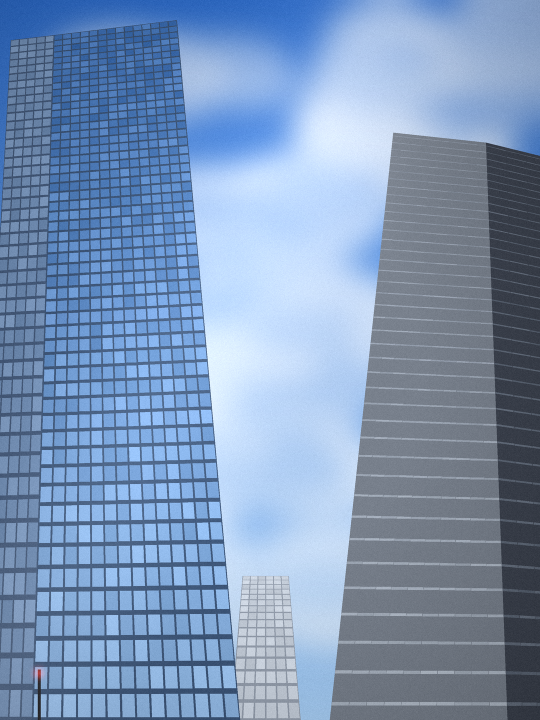
#> input picture carousel/bg/fallback_day.png, 1080 x 1440 px (shown at 1/2 size)
$ python -i render.py   (imports and definitions only)
#> lines starting #> are read from the running program, lines starting #| are printed output that depends on the picture
"""TikTokカルーセル レンダラー
usage: python render.py posts/2026-10-13.json
出力: out/<post_id>/slide_01.png ... (すべて 1080x1440 / 3:4 固定) と caption.txt
"""
import json, os, sys, html, pathlib
from PIL import Image, ImageFilter, ImageEnhance
from playwright.sync_api import sync_playwright

ROOT = pathlib.Path(__file__).parent.resolve()
W, H = 1080, 1440
FONT = ROOT / 'node_modules/@fontsource'


def smoke(src, dst, blur=5, white=0.52):
    """背景にスモーク（ぼかし＋白フィルム）をかける"""
#> called with src = 'bg/fallback_day.png', dst = 'out.png', blur = 5, white = 0.52
    im = Image.open(src).convert('RGB').resize((W, H))
#> im is the input picture: PIL image 1080x1440 RGB; mean R, G, B 124.6, 149.7, 183.5
    im = im.filter(ImageFilter.GaussianBlur(blur))
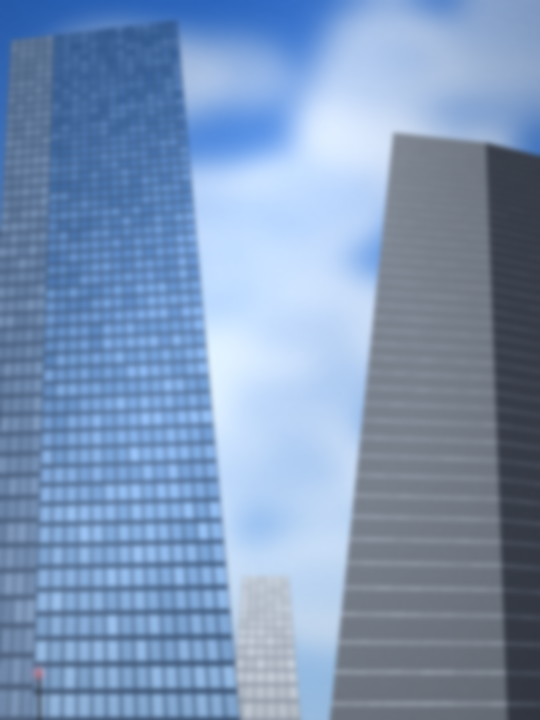
#> im: PIL image 1080x1440 RGB (shown at 1/2 size); mean R, G, B 124.6, 149.6, 183.5
    im = ImageEnhance.Color(im).enhance(0.85)
    im = Image.blend(im, Image.new('RGB', (W, H), (246, 248, 252)), white)
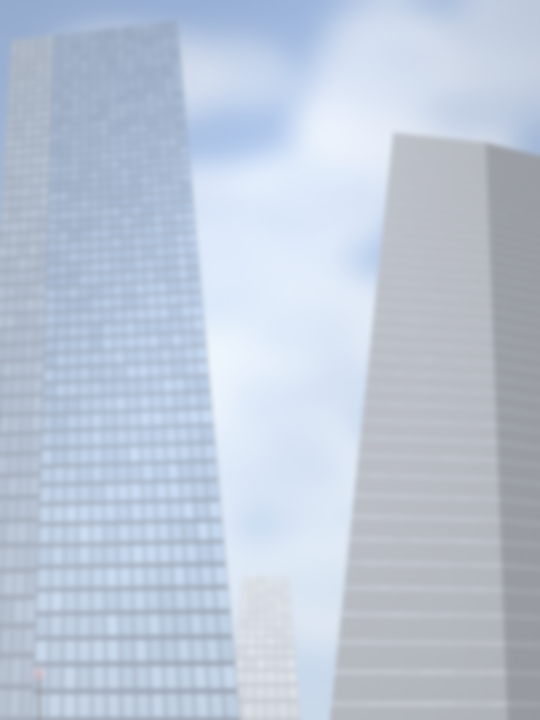
#> im: PIL image 1080x1440 RGB (shown at 1/2 size); mean R, G, B 188.6, 199.8, 215.8
    im.save(dst)
    return dst


def e(s):
    return html.escape(str(s))


BASE_CSS = f"""
@import url('file://{FONT}/m-plus-rounded-1c/800.css');
@import url('file://{FONT}/m-plus-rounded-1c/900.css');
@import url('file://{FONT}/noto-sans-jp/500.css');
@import url('file://{FONT}/noto-sans-jp/700.css');
@import url('file://{FONT}/noto-sans-jp/900.css');
*{{box-sizing:border-box;margin:0;padding:0}}
html,body{{width:{W}px;height:{H}px;overflow:hidden}}
body{{font-family:'Noto Sans JP','Noto Color Emoji',sans-serif;color:#1b1f2e;
  background-size:cover;background-position:center;--k:1;
  -webkit-font-smoothing:antialiased}}
.emo{{font-family:'Noto Color Emoji';font-weight:400}}
:root{{--red:#e8343a;--navy:#14204a;--ink:#1b1f2e;--muted:#6b7280;--line:#e4e7ee}}
"""

COVER_CSS = """
.wrap{position:absolute;inset:0;display:flex;flex-direction:column;align-items:center;
  justify-content:center;gap:64px;padding:0 40px}
.block{display:flex;flex-direction:column;align-items:center}
.line{background:#fff;border-radius:30px;padding:22px 44px 26px;margin-top:-26px;
  font-family:'M PLUS Rounded 1c','Noto Color Emoji';font-weight:900;font-size:96px;
  line-height:1.12;letter-spacing:.01em;white-space:nowrap;color:#111;
  box-shadow:0 10px 30px rgba(0,0,0,.18)}
.line:first-child{margin-top:0}
.line + .line{box-shadow:0 14px 30px rgba(0,0,0,.18)}
"""

CARD_CSS = """
.stack{position:absolute;inset:0;display:flex;flex-direction:column;justify-content:center;
  align-items:center;gap:calc(30px*var(--k));padding:34px 0}
.card{width:932px;background:rgba(255,255,255,.97);border-radius:30px;
  padding:calc(30px*var(--k)) 44px calc(28px*var(--k));
  box-shadow:0 14px 40px rgba(20,32,74,.16),0 0 0 2px rgba(255,255,255,.7) inset}
.brand{display:flex;align-items:baseline;justify-content:center;gap:20px;margin-bottom:calc(8px*var(--k))}
.wm{font-family:'M PLUS Rounded 1c';font-weight:900;font-size:calc(60px*var(--k));
  letter-spacing:.01em;line-height:1}
.tag{font-weight:700;font-size:calc(22px*var(--k));padding:4px 12px;border-radius:8px;
  line-height:1.3}
.name{display:flex;align-items:center;gap:14px;font-family:'M PLUS Rounded 1c','Noto Color Emoji';font-weight:900;
  font-size:calc(42px*var(--k));color:var(--navy);line-height:1.2;margin-bottom:calc(10px*var(--k))}
.name .emo{font-size:calc(40px*var(--k))}
.chips{display:flex;flex-wrap:wrap;gap:10px;margin-bottom:calc(14px*var(--k))}
.chip{font-family:'M PLUS Rounded 1c';font-weight:900;font-size:calc(27px*var(--k));white-space:nowrap;
  border-radius:12px;padding:5px 16px 7px;line-height:1.25}
.chip.prog{background:var(--red);color:#fff}
.chip.dl{background:#fff1f1;color:var(--red);box-shadow:0 0 0 2.5px var(--red) inset}
.chip.sel{background:#e9f8ef;color:#13804a;box-shadow:0 0 0 2.5px #2fae6a inset}
.chip.sel.on{background:#eef2ff;color:#3546a8;box-shadow:0 0 0 2.5px #5b6bd1 inset}
.stats{display:grid;grid-template-columns:1fr 1fr 1fr;align-items:center}
.stat{display:flex;align-items:center;gap:14px;padding:0 6px 0 16px;border-left:2px solid var(--line)}
.stat:first-child{border-left:0;padding-left:0}
.stat .emo{font-size:calc(50px*var(--k));line-height:1}
.lbl{font-weight:700;font-size:calc(23px*var(--k));color:var(--ink);line-height:1.1}
.val{font-family:'M PLUS Rounded 1c';font-weight:900;color:var(--red);
  font-size:calc(56px*var(--k));line-height:1.05;letter-spacing:-.01em;white-space:nowrap}
.val small{font-size:.52em;margin-left:2px}
.val.txt{font-size:calc(44px*var(--k))}
.note{text-align:right;font-size:calc(16.5px*var(--k));color:var(--muted);margin:calc(8px*var(--k)) 0 calc(12px*var(--k));
  font-weight:500;letter-spacing:-.01em}
.hr{height:2px;background:var(--line);margin-bottom:calc(14px*var(--k))}
.h{display:flex;align-items:center;gap:10px;font-family:'M PLUS Rounded 1c','Noto Color Emoji';font-weight:900;
  font-size:calc(34px*var(--k));color:var(--navy);margin-bottom:calc(10px*var(--k))}
.pts{list-style:none;display:flex;flex-direction:column;gap:calc(9px*var(--k))}
.pts li{display:flex;gap:16px;align-items:flex-start;font-weight:500;font-size:calc(25px*var(--k));
  line-height:1.42;color:#262b3a}
.pts li .emo{font-size:calc(28px*var(--k));line-height:1.3;flex:none;width:36px;text-align:center}
"""

DETAIL_CSS = """
.card.detail{width:880px}
.sec{border-radius:20px;padding:calc(16px*var(--k)) 26px calc(18px*var(--k));margin-top:calc(14px*var(--k))}
.sec-h{display:inline-flex;align-items:center;gap:10px;font-family:'M PLUS Rounded 1c','Noto Color Emoji';
  font-weight:900;font-size:calc(30px*var(--k));padding:6px 22px;border-radius:999px;margin-bottom:calc(10px*var(--k))}
.sec.pt{background:#f1f5fd}
.sec.pt .sec-h{background:#dfe8fb;color:#1d3b8a}
.sec.fit{background:#fff4f6}
.sec.fit .sec-h{background:#ffe0e6;color:#b4234a}
.sec.unfit{background:#f2f5fb}
.sec.unfit .sec-h{background:#dde5f5;color:#24418f}
.dots{list-style:none;display:flex;flex-direction:column;gap:calc(6px*var(--k))}
.dots li{display:flex;gap:14px;align-items:flex-start;font-size:calc(25px*var(--k));font-weight:500;line-height:1.42}
.dots li::before{content:'';flex:none;width:11px;height:11px;border-radius:50%;background:#2d56c8;margin-top:calc(14px*var(--k))}
.fingers li::before{display:none}
.fingers li .emo{font-size:calc(27px*var(--k));line-height:1.35}
"""

CTA_CSS = """
.cta{width:900px;text-align:center;padding:56px 54px 50px}
.pr{position:absolute;top:44px;right:44px;background:#1b1f2e;color:#fff;font-weight:700;font-size:24px;
  padding:6px 16px;border-radius:8px}
.cta .kick{font-family:'M PLUS Rounded 1c';font-weight:900;font-size:40px;color:var(--navy);line-height:1.35}
.cta .big{font-family:'M PLUS Rounded 1c';font-weight:900;font-size:74px;line-height:1.18;margin:18px 0 30px;color:#111}
.cta .big em{font-style:normal;color:var(--red);background:linear-gradient(transparent 62%,#ffe066 62%)}
.feat{display:flex;flex-direction:column;gap:18px;text-align:left;margin-bottom:34px}
.feat div{display:flex;gap:18px;align-items:center;background:#f4f7fd;border-radius:18px;padding:18px 24px;
  font-weight:700;font-size:30px;line-height:1.35}
.feat b{flex:none;width:52px;height:52px;border-radius:50%;background:var(--red);color:#fff;
  display:grid;place-items:center;font-family:'M PLUS Rounded 1c';font-weight:900;font-size:30px}
.btn{display:inline-block;background:var(--red);color:#fff;font-family:'M PLUS Rounded 1c','Noto Color Emoji';font-weight:900;
  font-size:36px;padding:24px 44px;border-radius:999px;box-shadow:0 10px 0 #b8242a;white-space:nowrap}
.svc{margin-top:28px;font-size:22px;color:var(--muted);font-weight:500}
"""

FIT_JS = """
() => {
  const b = document.body; let k = 1;
  const over = () => [...document.querySelectorAll('.stack')].some(s => s.scrollHeight > s.clientHeight + 1);
  while (over() && k > 0.72) { k -= 0.01; b.style.setProperty('--k', k.toFixed(2)); }
  // 表紙：1行が横幅からはみ出す場合は文字を縮小
  document.querySelectorAll('.line').forEach(l => {
    let fs = parseFloat(getComputedStyle(l).fontSize);
    while (l.offsetWidth > 990 && fs > 48) { fs -= 2; l.style.fontSize = fs + 'px'; }
  });
  // ラベル（チップ）が2行に折り返す場合は縮小
  document.querySelectorAll('.chips').forEach(c => {
    const chips = [...c.children];
    let fs = parseFloat(getComputedStyle(chips[0]).fontSize);
    const wrapped = () => new Set(chips.map(x => x.offsetTop)).size > 1;
    while (wrapped() && fs > 18) { fs -= 1; chips.forEach(x => x.style.fontSize = fs + 'px'); }
  });
  // ランキング：社名や文字ロゴがはみ出す場合は縮小（文字ロゴは最大幅 300px）
  document.querySelectorAll('.wmk').forEach(w => {
    let fs = parseFloat(getComputedStyle(w).fontSize);
    const t = w.closest('.rtop');
    while ((w.offsetWidth > 250 || (t && t.scrollWidth > t.clientWidth + 1)) && fs > 18) { fs -= 1; w.style.fontSize = fs + 'px'; }
  });
  document.querySelectorAll('.rtop').forEach(t => {
    const r = t.querySelector('.rank');
    let fs = parseFloat(getComputedStyle(r).fontSize);
    while (r.scrollWidth > r.parentElement.clientWidth + 1 && fs > 20) { fs -= 1; r.style.fontSize = fs + 'px'; }
  });
  return k;
}
"""


def emo(s):
    return f'<span class="emo">{e(s)}</span>'


def mixed(text):
    """絵文字と文字が混在する行。絵文字はカラー絵文字フォントで描画される"""
    return e(text)


# [58 lines left out: functions stat_html, card_head, card_html, detail_html, cta_html, not called in this run]


LOGO_DIR = ROOT / 'logos'


UA = {'User-Agent': 'tiktok-carousel/1.0 (https://github.com/syukatsu1209/tiktok-carousel)'}


def _get(url, timeout=20):
    import urllib.request
    return urllib.request.urlopen(urllib.request.Request(url, headers=UA), timeout=timeout).read()


# [89 lines left out: functions wikidata_logo_url, wikidata_search, trim_logo, logo_src, logo_html, not called in this run]


RANK_CSS = """
.stack{position:absolute;inset:0;display:flex;flex-direction:column;justify-content:center;align-items:center;padding:40px 0}
.rcard{width:820px;background:#fff;padding:calc(46px*var(--k)) 52px calc(44px*var(--k));
  box-shadow:0 6px 24px rgba(0,0,0,.10)}
.ritem{position:relative;margin-top:calc(42px*var(--k))}
.ritem:first-child{margin-top:0}
.rtop{display:flex;align-items:center;justify-content:space-between;gap:20px}
.rleft{flex:1;min-width:0}
.rank{display:flex;align-items:center;gap:12px;font-weight:700;font-size:calc(33px*var(--k));line-height:1.5;color:#111;white-space:nowrap}
.rank .emo{font-size:calc(34px*var(--k))}
.rline{display:flex;align-items:center;gap:12px;font-weight:500;font-size:calc(31px*var(--k));line-height:1.6;color:#111}
.rline .emo{font-size:calc(30px*var(--k));width:40px;text-align:center}
.rsub{font-weight:500;font-size:calc(26px*var(--k));line-height:1.55;color:#222;margin-left:4px}
.rpts{list-style:none;margin-top:calc(4px*var(--k))}
.rpts li{font-weight:500;font-size:calc(28px*var(--k));line-height:1.62;color:#111;padding-left:1.1em;text-indent:-1.1em}
.rpts li::before{content:'・'}
.logo{flex:none;max-width:290px;max-height:calc(96px*var(--k));object-fit:contain}
.wmk{font-family:'M PLUS Rounded 1c';font-weight:900;font-size:calc(46px*var(--k));letter-spacing:.01em;
  text-align:right;line-height:1.05;white-space:nowrap}
.rcard.solo{--k:1.12;width:860px;padding-top:calc(70px*var(--k));padding-bottom:calc(80px*var(--k))}
.rcard.solo .logo{max-height:calc(120px*var(--k))}
"""

LIST_CSS = """
.stack{position:absolute;inset:0;display:flex;flex-direction:column;justify-content:center;align-items:center;padding:40px 0}
.lcard{width:840px;background:#fff;padding:calc(64px*var(--k)) 70px calc(40px*var(--k));box-shadow:0 6px 24px rgba(0,0,0,.10)}
.ltitle{font-weight:700;font-size:calc(36px*var(--k));color:#222;margin-bottom:calc(40px*var(--k));
  display:flex;align-items:center;gap:8px}
.litems{list-style:none;counter-reset:n}
.litems li{counter-increment:n;font-weight:500;font-size:calc(29px*var(--k));line-height:1.55;color:#222;
  padding-left:1.6em;text-indent:-1.6em;margin-bottom:calc(6px*var(--k))}
.litems li::before{content:counter(n, decimal);display:inline-flex;align-items:center;justify-content:center;
  width:1.2em;height:1.2em;margin-right:.35em;border:2px solid #333;border-radius:50%;font-size:.72em;text-indent:0;
  vertical-align:.12em}
.lfoot{text-align:right;font-weight:700;font-size:calc(26px*var(--k));color:#222;margin-top:calc(26px*var(--k))}
"""

TIPS_CSS = """
.stack{position:absolute;inset:0;display:flex;flex-direction:column;justify-content:center;align-items:center;
  gap:calc(26px*var(--k));padding:60px 70px}
.th{background:#fff;font-weight:500;font-size:calc(50px*var(--k));line-height:1.35;padding:18px 26px;color:#111;
  text-align:center;max-width:960px}
.tb{background:#fff;font-weight:500;font-size:calc(31px*var(--k));line-height:1.45;padding:12px 22px;color:#111;
  text-align:center;max-width:840px}
.tex{display:flex;flex-direction:column;gap:12px;align-items:center}
.tex div{background:#fff;font-weight:500;font-size:calc(30px*var(--k));line-height:1.4;padding:8px 20px;color:#111;text-align:center}
.tsmall{color:#fff;font-weight:900;font-size:calc(27px*var(--k));line-height:1.5;text-align:center;
  text-shadow:0 2px 6px rgba(0,0,0,.55);max-width:820px}
"""


def medal(rank):
    return {1: '🥇', 2: '🥈', 3: '🥉'}.get(int(rank), '✅')


# [9 lines left out: function rank_item_html, not called in this run]


def rank_html(items, solo=False):
    return f'<div class="stack"><div class="rcard{" solo" if solo else ""}">' + \
        ''.join(rank_item_html(i) for i in items) + '</div></div>'


# [13 lines left out: functions list_html, tips_html, not called in this run]


def page(body, bg, css):
    return f"""<!doctype html><html><head><meta charset="utf-8"><style>{BASE_CSS}{css}</style></head>
<body style="background-image:url('file://{bg}')">{body}</body></html>"""


# [67 lines left out: functions build, main, not called in this run]


# [2 lines not run here, left out]

>>> result = smoke('bg/fallback_day.png', 'out.png')
